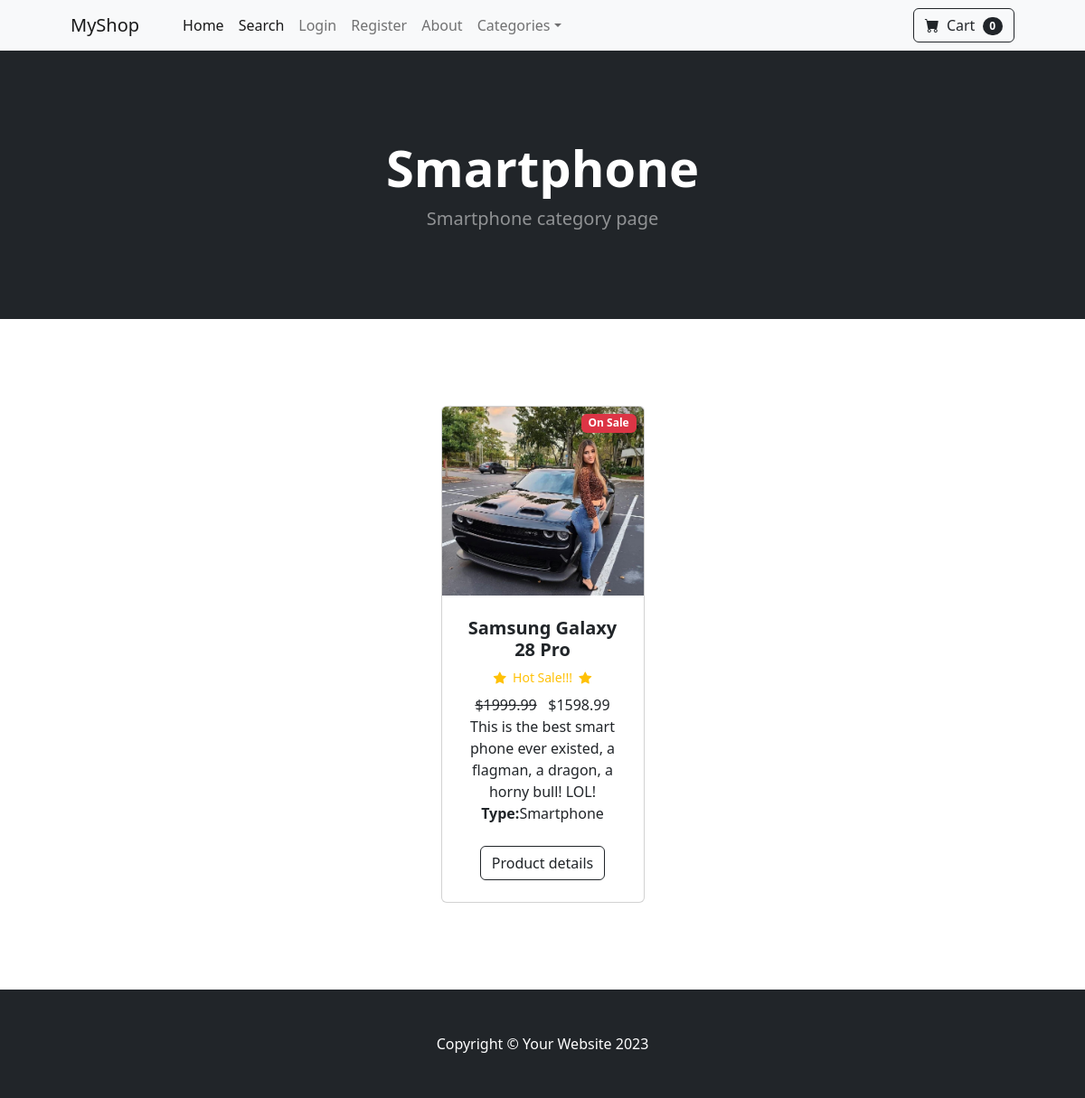
Page /category/Smartphone on the committed database.
### shop/models.py (models this page shows, shortened)
class Category(models.Model):
    name = models.CharField(max_length=100)
    def __str__(self):
        return self.name
    class Meta:
        verbose_name_plural = 'categories'

class Product(models.Model):
    name = models.CharField(max_length=100)
    price = models.DecimalField(default=0,decimal_places=2,max_digits=7)
    category = models.ForeignKey(Category, on_delete=models.CASCADE,default=1)
    description = models.CharField(max_length=500, default='', blank=True, null=True)
    image = models.ImageField(upload_to='uploads/product/')
    is_sale = models.BooleanField(default=False)
    sale_price = models.DecimalField(default=0,decimal_places=2,max_digits=7)
    created_at = models.DateField(default=datetime.datetime.now)

### shop/views.py (the view)
# urls.py: path('category/<str:foo>', views.category, name='category'),
def category(request, foo):
    foo = foo.replace('-', ' ')
    try:
        category = Category.objects.get(name=foo)
        products = Product.objects.filter(category=category)
        return render(request, 'category.html',{'products':products, 'category':category})
    except:
        messages.success(request, ("Error category does not exist!"))
        return redirect('home')
    return render(request, 'product.html',{'product':product})

### cart/cart.py (called while the page is built)
    def __len__(self):
        return len(self.cart)

### cart/context_processors.py (called while the page is built)
def cart(request):
    return {'cart': Cart(request)}

### shop/templates/category.html (shortened to what this page needs)
{% extends 'base.html' %}
{% block content %}
        <header class="bg-dark py-5">
            <div class="container px-4 px-lg-5 my-5">
                <div class="text-center text-white">
                    <h1 class="display-4 fw-bolder">{{category.name}}</h1>
                    <p class="lead fw-normal text-white-50 mb-0">{{category.name}} category page</p>
                </div>
            </div>
        </header>
        <section class="py-5">
            <div class="container px-4 px-lg-5 mt-5">
                <div class="row gx-4 gx-lg-5 row-cols-2 row-cols-md-3 row-cols-xl-4 justify-content-center">
                    {%for product in products%}
                        {% if product.is_sale %}
                        <div class="col mb-5">
                            <div class="card h-100">
                                <div class="badge bg-danger text-white position-absolute"
                                style="top: 0.5rem; right:0.5rem">On Sale</div>
                                <img class="card-img-top" src="{{product.image.url}}" alt="..." />
                                <div class="card-body p-4">
                                    <div class="text-center">
                                        <h5 class="fw-bolder">{{product.name}}</h5>
                                        <div class="d-flex justify-content-center
                                        small text-warning mb-2">
                                            <div class="bi-star-fill"></div>
                                            &nbsp;&nbsp;Hot Sale!!!&nbsp;&nbsp;
                                            <div class="bi-star-fill"></div>
                                        </div>
                                       <strike> ${{product.price}}</strike>
                                       &nbsp;
                                       ${{product.sale_price}}
                                        <br>
                                        {{product.description}}
                                        <br>
                                        <strong>Type:</strong>{{product.category}}
                                    </div>
                                </div>
                                <div class="card-footer p-4 pt-0 border-top-0 bg-transparent">
                                    <div class="text-center"><a class="btn btn-outline-dark mt-auto" href="{%url 'product' product.id %}">Product details</a></div>
                                </div>
                            </div>
                        </div>
                        {% endif %}
                    {%endfor%}
                </div>
            </div>
        </section>
  {% endblock %}

### rows in the picture
Category: name "Smartphone"
Product: image (picture), name "Samsung Galaxy 28 Pro", price "1999.99", sale_price "1598.99", description "This is the best smart phone ever existed, a flagman, a dragon, a horny bull! LOL!", category "Smartphone"

### other values in the picture
{{ cart|length }} "0"
